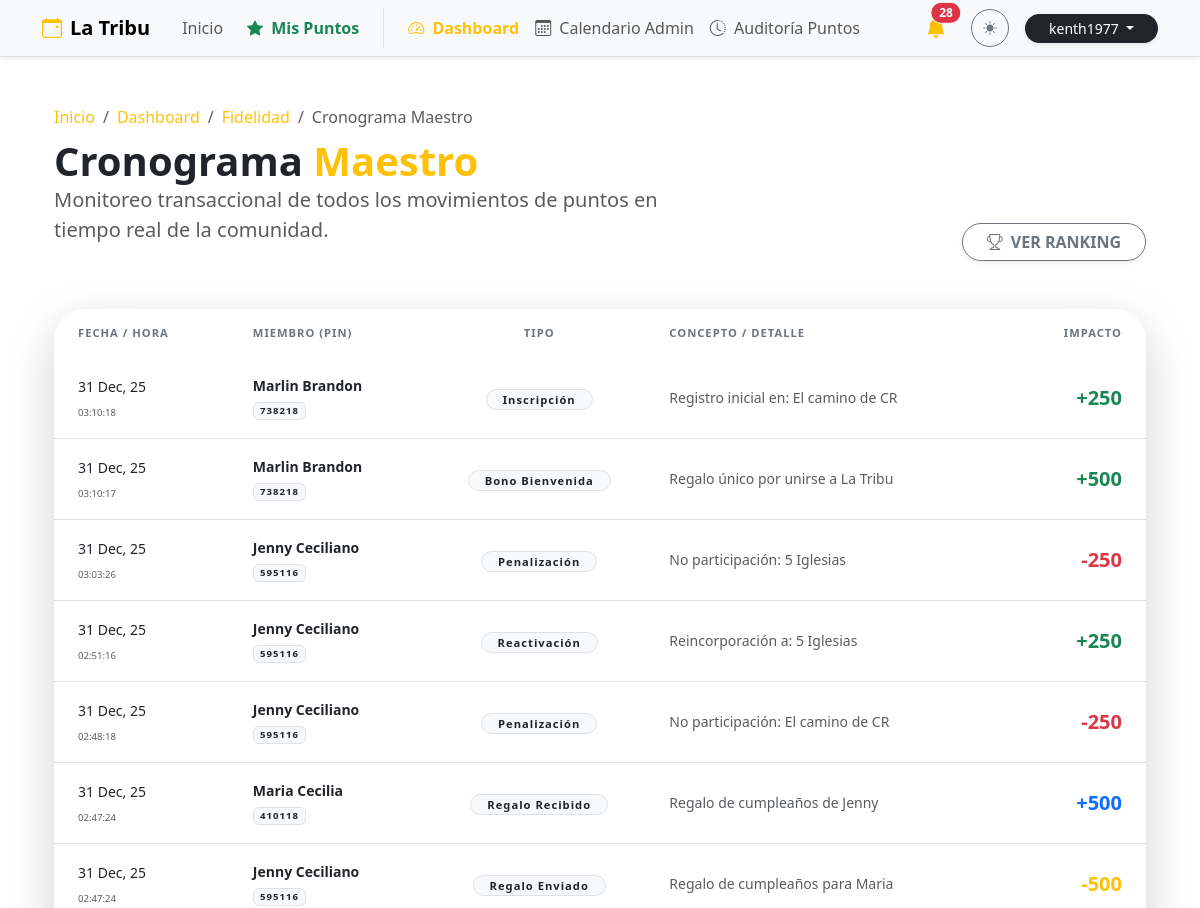
Before: /admin/puntos/cronograma (signed in, upper part) with the older database file.
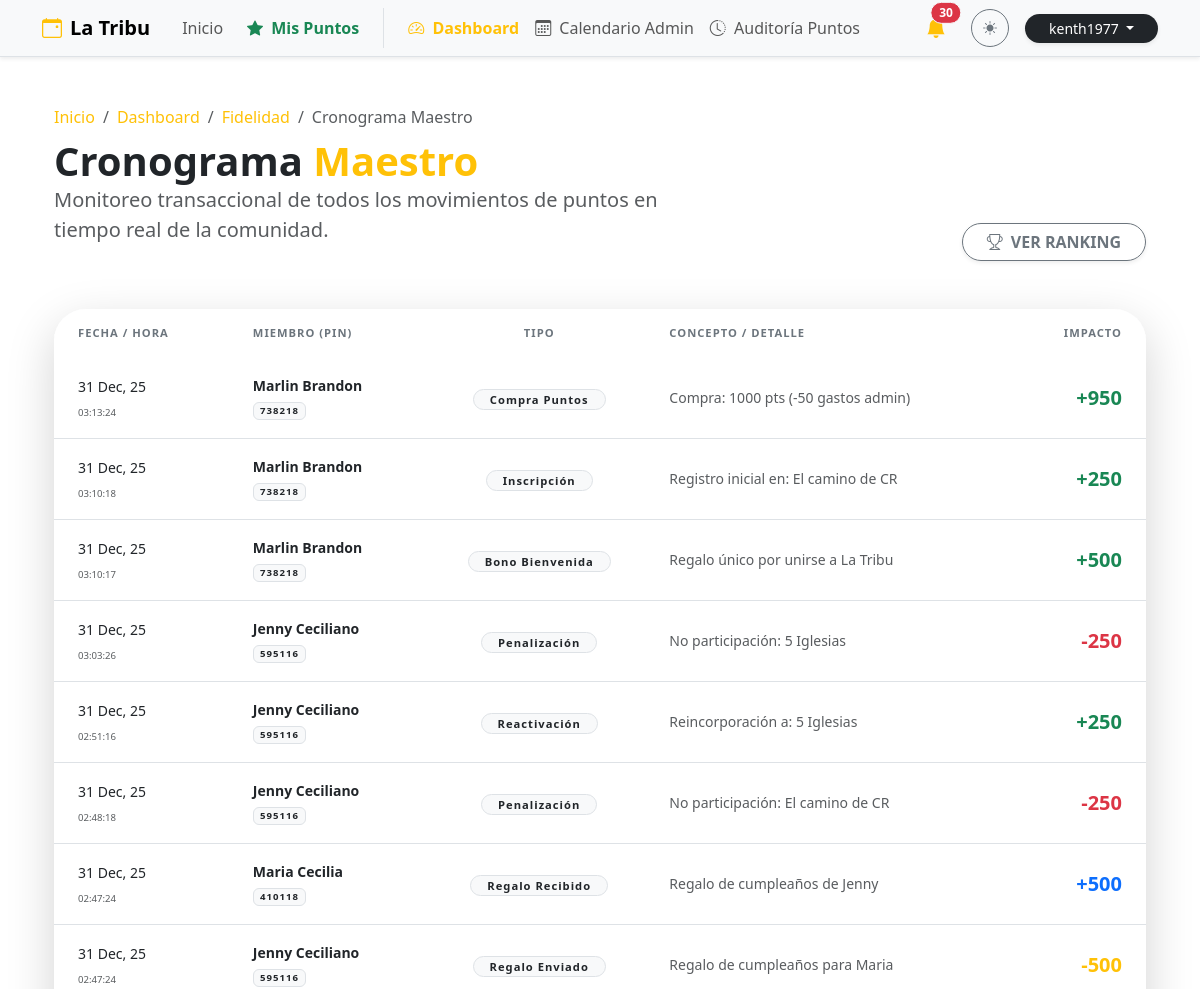
After: the same page with the newer database file.
### db.py (models this page shows)
class Member(db.Model):
    __tablename__ = 'member'
    id = db.Column(db.Integer, primary_key=True)
    pin = db.Column(db.String(6), unique=True, nullable=False)
    nombre = db.Column(db.String(100), nullable=False)
    apellido1 = db.Column(db.String(100), nullable=False)
    apellido2 = db.Column(db.String(100))
    telefono = db.Column(db.String(20))
    birth_date = db.Column(db.Date)
    puntos_totales = db.Column(db.Integer, default=0)
    ultimo_regalo_bday = db.Column(db.Integer, default=0) # Año del último regalo
    bookings = db.relationship('Booking', backref='member', lazy=True)
    logs = db.relationship('PointLog', backref='member', lazy=True)

class PointLog(db.Model):
    __tablename__ = 'point_log'
    id = db.Column(db.Integer, primary_key=True)
    member_id = db.Column(db.Integer, db.ForeignKey('member.id'), nullable=False)
    transaction_type = db.Column(db.String(50), nullable=False)
    description = db.Column(db.String(200))
    amount = db.Column(db.Integer, nullable=False)
    created_at = db.Column(db.DateTime, default=datetime.utcnow)
    booking_id = db.Column(db.Integer, db.ForeignKey('booking.id'), nullable=True)
    is_penalized = db.Column(db.Boolean, default=False)
    penalty_reason = db.Column(db.String(200))

### puntos.py (the view)
@puntos_bp.route('/cronograma')
@login_required
def cronograma_total():
    if not current_user.is_superuser:
        abort(403)
    raw_logs = PointLog.query.order_by(PointLog.created_at.desc()).limit(200).all()
    formatted_logs = [_formatear_log(log) for log in raw_logs]
    return render_template('puntos.html',
                         logs=formatted_logs,
                         selected_member=None,
                         is_global_schedule=True)

### app.py (called while the page is built)
@login_manager.user_loader
def load_user(user_id):
    try:
        return User.query.get(int(user_id))
    except (TypeError, ValueError, Exception):
        return None

@app.before_request
def force_https():
    if request.headers.get('X-Forwarded-Proto') == 'http':
        url = request.url.replace('http://', 'https://', 1)
        return redirect(url, code=301)

### templates/puntos.html (shortened to what the changed rows need)
    {% extends "base.html" %}
    {% block content %}
    <div class="container py-4">
        <div class="row mb-5 align-items-end animate__animated animate__fadeIn">
            <div class="col-md-7">
                <h1 class="display-6 fw-bold mb-0">
                    {% if is_global_schedule %}
                        Cronograma <span class="text-warning">Maestro</span>
                    {% elif selected_member %}
                        Estado de Cuenta: <span class="text-warning">{{ selected_member.nombre }}</span>
                    {% else %}
                        Portal de <span class="text-warning">Fidelidad</span>
                    {% endif %}
                </h1>
            </div>
        </div>
        {% if is_global_schedule %}
        <div class="card border-0 shadow-lg rounded-5 overflow-hidden animate__animated animate__fadeIn">
            <div class="card-body p-0">
                <div class="table-responsive">
                    <table class="table table-hover align-middle mb-0">
                        <thead class="bg-body-tertiary">
                            <tr>
                                <th class="border-0 px-4 py-3 text-secondary x-small fw-bold text-uppercase">Fecha / Hora</th>
                                <th class="border-0 py-3 text-secondary x-small fw-bold text-uppercase">Miembro (PIN)</th>
                                <th class="border-0 py-3 text-secondary x-small fw-bold text-uppercase text-center">Tipo</th>
                                <th class="border-0 py-3 text-secondary x-small fw-bold text-uppercase">Concepto / Detalle</th>
                                <th class="border-0 py-3 text-secondary x-small fw-bold text-uppercase text-end pe-4">Impacto</th>
                            </tr>
                        </thead>
                        <tbody>
                            {% if logs %}
                                {% for log in logs %}
                                <tr class="animate__animated animate__fadeIn" style="animation-delay: {{ loop.index0 * 0.05 }}s">
                                    <td class="px-4 py-3">
                                        <span class="fw-medium small text-body">{{ log.fecha.strftime('%d %b, %y') }}</span><br>
                                        <small class="text-muted" style="font-size: 0.6rem;">{{ log.fecha.strftime('%H:%M:%S') }}</small>
                                    </td>
                                    <td>
                                        <div class="fw-bold text-body small">{{ log.member }}</div>
                                        <span class="badge bg-light text-dark border x-small" style="font-size: 0.6rem;">{{ log.pin }}</span>
                                    </td>
                                    <td class="text-center">
                                        <span class="badge bg-light text-dark border px-3 py-1 rounded-pill x-small fw-bold">{{ log.tipo }}</span>
                                    </td>
                                    <td class="small text-muted">{{ log.detalle }}</td>
                                    <td class="text-end pe-4">
                                        <span class="fw-bold fs-5 {{ log.color }}">
                                            {% if log.monto > 0 %}+{% endif %}{{ log.monto }}
                                        </span>
                                    </td>
                                </tr>
                                {% endfor %}
                            {% endif %}
                        </tbody>
                    </table>
                </div>
            </div>
        </div>
        {% endif %}
    </div>
    {% endblock %}

### templates/base.html (shortened to what the changed rows need)
<!DOCTYPE html>
<html lang="es" data-bs-theme="light">
<head>
    <link href="https://cdn.jsdelivr.net/npm/bootstrap@5.3.2/dist/css/bootstrap.min.css" rel="stylesheet">
    <link rel="stylesheet" href="https://cdn.jsdelivr.net/npm/bootstrap-icons@1.11.1/font/bootstrap-icons.css">
    <link rel="stylesheet" href="https://cdnjs.cloudflare.com/ajax/libs/animate.css/4.1.1/animate.min.css"/>
</head>
<body>
    <nav class="navbar navbar-expand-lg bg-body-tertiary border-bottom sticky-top shadow-sm">
        <div class="container">
            <div class="collapse navbar-collapse" id="navbarNav">
                <div class="d-flex align-items-center gap-3 mt-3 mt-lg-0">
                    {% if current_user.is_authenticated and current_user.is_superuser %}
                    <div class="dropdown">
                        <button class="btn btn-link position-relative text-dark p-0 me-2" type="button" data-bs-toggle="dropdown" aria-expanded="false">
                            <i class="bi bi-bell-fill fs-5 text-warning"></i>
                            {% if admin_unread_count > 0 %}
                            <span class="position-absolute top-0 start-100 translate-middle badge rounded-pill bg-danger border border-light animate__animated animate__pulse animate__infinite">
                                {{ admin_unread_count }}
                            </span>
                            {% endif %}
                        </button>
                    </div>
                    {% endif %}
                </div>
            </div>
        </div>
    </nav>
    <main class="container py-4">
        {% block content %}{% endblock %}
    </main>
</body>
</html>

Changed rows visible on the page:
added PointLog: fecha "31 Dec, 25", fecha "03:13:24", tipo "Compra Puntos", detalle "Compra: 1000 pts (-50 gastos admin)", monto "950"
Other visible differences:
{{ admin_unread_count }}: "28" → "30"
new list line: "Marlin Brandon +"
new list line: "738218"
